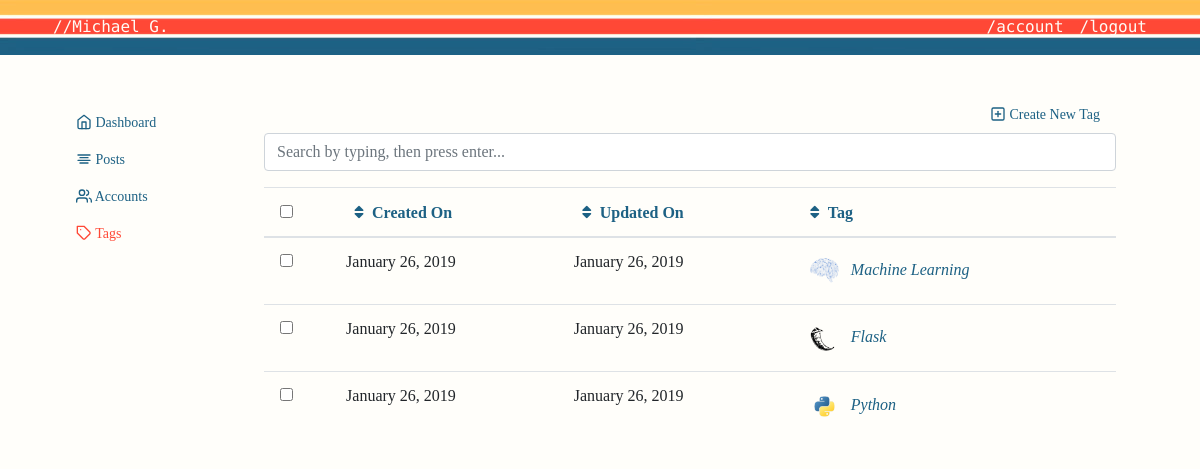
/admin/tags (signed in), run on an earlier commit of the app's database.
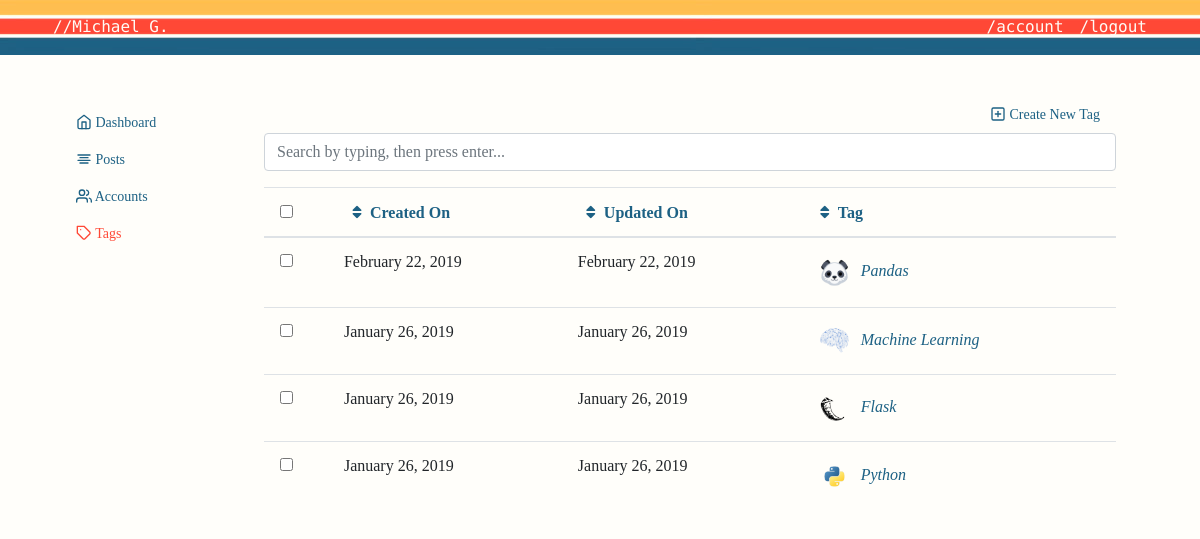
And on a later commit of the database.
### personal_blog/models.py (models this page shows, shortened)
class Tag(ResourceMixin, db.Model):
    id = db.Column(db.Integer, primary_key=True)
    slug = db.Column(db.String(20), unique=True, nullable=False)
    tag_name = db.Column(db.String(20), unique=True, nullable=False)
    image_file = db.Column(db.String(20), nullable=False, default='default.jpg')

### personal_blog/views.py (the view)
@app.route("/admin/tags", methods=['GET', 'POST'])
@login_required
def admin_tags():
    search_form = SearchForm()
    bulk_form = BulkDeleteForm()
    sort_by = Tag.sort_by(request.args.get('sort', 'created_on'),
                          request.args.get('direction', 'desc'))
    order_values = '{0} {1}'.format(sort_by[0], sort_by[1])
    search = '%{0}%'.format(request.args.get('q', ''))
    tags = Tag.query \
        .filter(Tag.tag_name.ilike(search)) \
        .order_by(text(order_values)).all()
    return render_template('admin_tags.html', form=search_form, bulk_form=bulk_form, tags=tags, title='Tags')

### personal_blog/forms.py
class SearchForm(FlaskForm):
    q = StringField('Search terms', validators=[Optional(), Length(1, 256)])

class BulkDeleteForm(FlaskForm):
    scope = SelectField('Privileges',
                        choices=[('all_selected_items', 'All selected items'),
                                 ('all_search_results', 'All search results')],
                        validators=[DataRequired()]
                        )

### personal_blog/lib/util_sqlalchemy.py (called while the page is built)
    @classmethod
    def sort_by(cls, field, direction):
        if field not in cls.__table__.columns:
            field = 'created_on'
        if direction not in ('asc', 'desc'):
            direction = 'asc'
        return field, direction

### personal_blog/models.py (called while the page is built)
@login_manager.user_loader
def load_user(user_id):
    return User.query.get(int(user_id))

### personal_blog/templates/admin_tags.html (shortened to what this page needs)
{% extends "admin.html" %}
{% block admin %}
<a class= "nav-link" href="{{ url_for('new_tag') }}" id= "create"> <span data-feather="plus-square"></span> Create New Tag </a>
  <form action="{{ url_for('admin_tags') }}" method="get"
        id="" class="" role="form">
    <div class="form-group">
      <input type="text" class="form-control"
             id="q" name="q" value="{{ request.args.get('q', '') }}"
             placeholder="Search by typing, then press enter...">
    </div>
  </form>
  {% if tags.total == 0 %}
    <h3>No results found</h3>
    {% if request.args.get('q') %}
      <p>Try limiting or removing your search terms.</p>
    {% else %}
      <p>There are no tags present,
         you should <a href="{{ url_for('') }}">sign up</a>.</p>
    {% endif %}
  {% else %}
  <form action="{{ url_for('admin_tags_bulk_delete') }}" method="post"
        id="" class="" role="form">
      <table class="table">
        <thead>
          <tr>
            <th>
              <input id="select_all" name="select_all" type="checkbox">
            </th>
            <th class="col-header">
              {% set sort = request.args.get('sort', None) %}
              {% set direction = request.args.get('direction', 'asc') %}
              {% set q = request.args.get('q', '') %}
              {% set field = 'created_on' %}
              {% set label = 'Created On' %}
              {% if sort == field and direction == 'asc' %}
                {% set css = "fas fa-sort-down" %}
                {% set direction = 'desc' %}
              {% elif sort == field and direction == 'desc' %}
                {% set css = "fas fa-sort-up" %}
                {% set direction = 'asc' %}
              {% else %}
                {% set css = "fas fa-sort" %}
              {% endif %}
            <a class="{{ css }}" href="{{ url_for('admin_tags',
                                          q=q,
                                          sort=field,
                                          direction=direction,
                                          **request.view_args) }}">{{ label }}</a>
            </th>
            <th class="col-header">
              {% set sort = request.args.get('sort', None) %}
              {% set direction = request.args.get('direction', 'asc') %}
              {% set q = request.args.get('q', '') %}
              {% set field = 'updated_on' %}
              {% set label = 'Updated On' %}
              {% if sort == field and direction == 'asc' %}
                {% set css = "fas fa-sort-down" %}
                {% set direction = 'desc' %}
              {% elif sort == field and direction == 'desc' %}
                {% set css = "fas fa-sort-up" %}
                {% set direction = 'asc' %}
              {% else %}
                {% set css = "fas fa-sort" %}
              {% endif %}
            <a class="{{ css }}" href="{{ url_for('admin_users',
                                          q=q,
                                          sort=field,
                                          direction=direction,
                                          **request.view_args) }}">{{ label }}</a>
            </th>
            <th class="col-header">
              {% set sort = request.args.get('sort', None) %}
              {% set direction = request.args.get('direction', 'asc') %}
              {% set q = request.args.get('q', '') %}
              {% set field = 'tag_name' %}
              {% set label = 'Tag' %}
              {% if sort == field and direction == 'asc' %}
                {% set css = "fas fa-sort-down" %}
                {% set direction = 'desc' %}
              {% elif sort == field and direction == 'desc' %}
                {% set css = "fas fa-sort-up" %}
                {% set direction = 'asc' %}
              {% else %}
                {% set css = "fas fa-sort" %}
              {% endif %}
            <a class="{{ css }}" href="{{ url_for('admin_tags',
                                          q=q,
                                          sort=field,
                                          direction=direction,
                                          **request.view_args) }}">{{ label }}</a>
            </th>
          </tr>
        </thead>
        <tbody>
        {% for tag in tags %}
          <tr>
            <td>
              <input class="checkbox-item" id="bulk_ids" name="bulk_ids"
                     type="checkbox" value="{{ tag.id }}">
            </td>
            <td>
                {{ tag.created_on.strftime('%B %d, %Y') }}
            </td>
             <td>
                {{ tag.updated_on.strftime('%B %d, %Y') }}
            </td>
            <td>
              <a href="{{ url_for('update_tag', slug=tag.slug) }}">
                <div class="pull-left">
                  <i><img class="img-fluid rounded-circle article-img"
                          src="{{ url_for('static', filename='images/tags/' + tag.image_file) }}" >
                          {{ tag.tag_name }}
                  </i>
                </div>
              </a>
            </td>
          </tr>
        {% endfor %}
        </tbody>
      </table>
    </form>
  {% endif %}
{% endblock admin %}

### personal_blog/templates/admin.html (shortened to what this page needs)
{% extends "layout.html" %}
{% block content %}
<div class="container-fluid">
  <div class="row">
    <nav class="col-md-2 d-none d-md-block sidebar" id="sidbar">
      <div class="sidebar-sticky">
        <ul class="nav flex-column">
          <li class="nav-item">
            <a class= "nav-link" href="">
            <span data-feather="home"></span>
            Dashboard
            </a>
          </li>
          <li class="nav-item">
            {% if 'Posts' == title  %}
              {% set css = "nav-link active" %}
            {% else %}
              {% set css = "nav-link" %}
            {% endif %}
            <a class="{{ css }}" href="{{ url_for('admin_posts') }}">
            <span data-feather="align-center"></span>
              Posts
            </a>
          </li>
          <li class="nav-item">
            {% if 'Users' == title  %}
              {% set css = "nav-link active" %}
            {% else %}
              {% set css = "nav-link" %}
            {% endif %}
            <a class="{{ css }}" href="{{ url_for('admin_users') }}">
            <span data-feather="users"></span>
              Accounts
            </a>
          </li>
          <li class="nav-item">
            {% if 'Tags' == title  %}
              {% set css = "nav-link active" %}
            {% else %}
              {% set css = "nav-link" %}
            {% endif %}
            <a class= "{{ css }}" href="{{ url_for('admin_tags') }}">
            <span data-feather="tag"></span>
            Tags
            </a>
          </li>
        </ul>
      </div>
    </nav>
    <main role="main" class="col-md-9 ml-sm-auto col-lg-10 px-4">
      {% block admin %}{% endblock %}
      </div>
    </main>
{% endblock content %}

### personal_blog/templates/layout.html (shortened to what this page needs)
<!DOCTYPE html>
<html>
   <head>
      <link rel="stylesheet"
            href="https://stackpath.bootstrapcdn.com/bootstrap/4.2.1/css/bootstrap.min.css"
>
      <link rel="stylesheet"
            type="text/css"
            href="{{ url_for('static', filename='main.css') }}">
      <link rel="stylesheet"
            href="https://use.fontawesome.com/releases/v5.6.3/css/all.css"
>
   </head>
   <body>
      <header class="site-header">
         <nav class="navbar navbar-expand-md navbar-dark bg-steel fixed-top">
            <div class="container top-buffer">
               <div class="collapse navbar-collapse" id="navbarToggle">
                  <div class="navbar-nav mr-auto">
                     <a class="nav-item nav-link" href="{{ url_for('home') }}">//Michael G.</a>
                  </div>
                  <div class="navbar-nav">
                     {% if current_user.is_authenticated %}
                       <a class="nav-item nav-link" href="{{ url_for('account') }}">/account</a>
                       <a class="nav-item nav-link" href="{{ url_for('logout') }}">/logout</a>
                     {% else %}
                       <a class="nav-item nav-link" href="https://www.linkedin.com/in/michael-gardner-38a29658/">/contact</a>
                       <a class="nav-item nav-link" href="{{ url_for('login') }}">/login</a>
                     {% endif %}
                  </div>
               </div>
            </div>
         </nav>
      </header>
      <main role="main" class="container">
         <div class="container">
            {% block content %}{% endblock %}
   </body>
</html>

### personal_blog/static/main.css (style rules this page uses)
a { color: #1d6184; }
.navbar { font-family: 'PT Mono', monospace; }
.top-buffer { margin-top: -1px; }
body { background: #fffefa; color: #333333; margin-top: 5rem; font-family: 'Zilla Slab', serif; font-weight: 400; font-style: normal; }
.bg-steel { background-image: url("images/design/retro_stripes_fade.jpg"); background-color: #1d6184; background-size: 696px 51px; background-repeat: repeat-x; }
.site-header .navbar-nav .nav-link { color: #fffcf6; }
.article-img { width: 45px; padding: .5rem ; }
.sidebar .nav-link.active { color: #ff4836; }
.feather { width: 16px; height: 16px; vertical-align: text-bottom; }
.sidebar .nav-link { font-weight: 500; font-size: .875rem; text-align: left; }
.nav-link { display: block; padding: .5rem 1rem; text-align: left; }
.sidebar { padding-left: 0px; padding-top: 8px; }
#create { font-weight: 500; font-size: .875rem; text-align: right; }
.fa-sort:before { content: "\f0dc"; padding: .5rem ; }

What changed in the data, as far as the page shows it:
added Tag: created_on "February 22, 2019", updated_on "February 22, 2019", image_file (picture), tag_name "Pandas"
